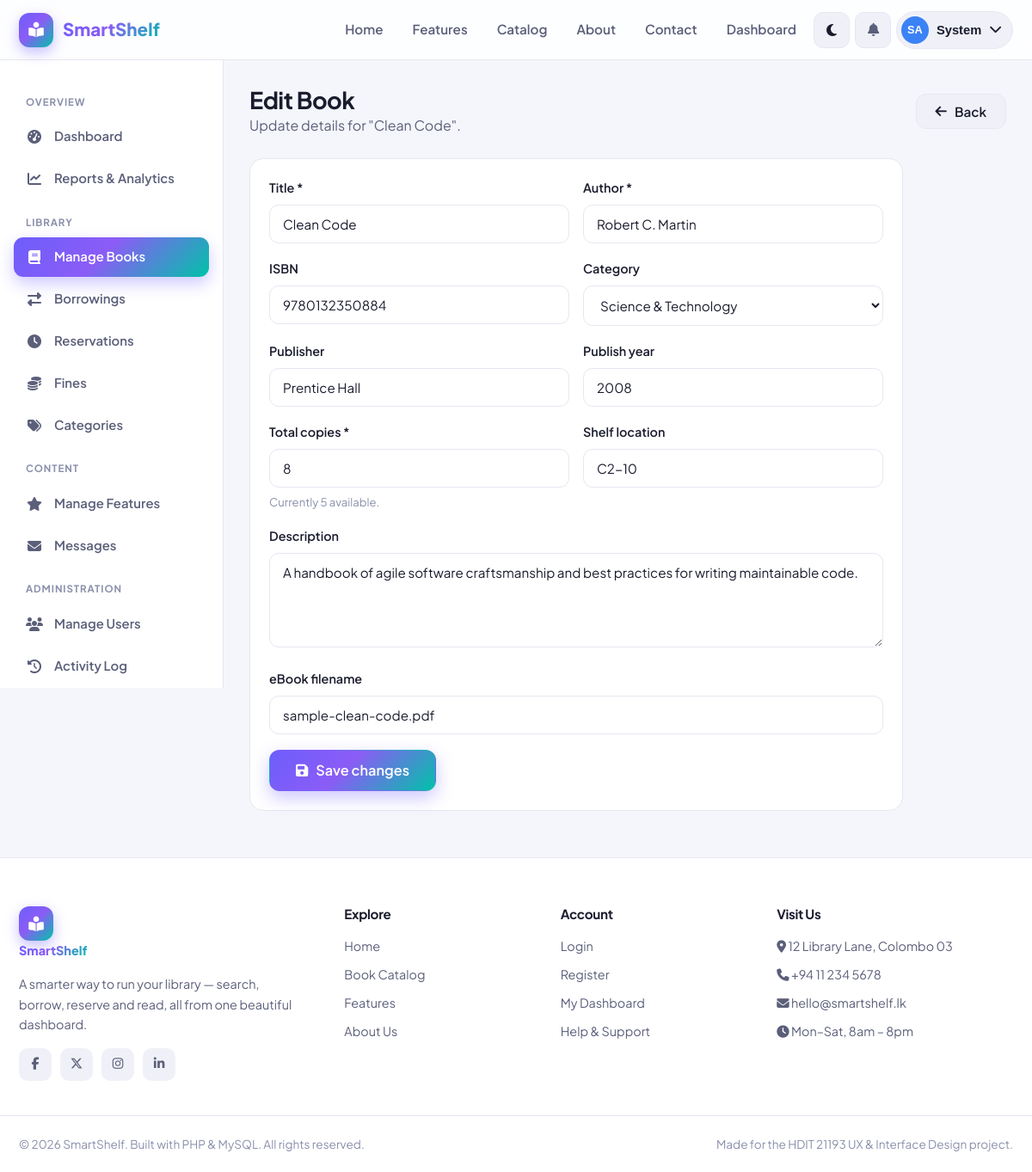
The app's page /edit_book.php?id=2 (signed in) with its own data.
### tables this page shows
CREATE TABLE `books` (
  `book_id`          INT(11) NOT NULL AUTO_INCREMENT,
  `title`            VARCHAR(200) NOT NULL,
  `author`           VARCHAR(150) NOT NULL,
  `isbn`             VARCHAR(20) DEFAULT NULL,
  `category_id`      INT(11) DEFAULT NULL,
  `description`      TEXT DEFAULT NULL,
  `publisher`        VARCHAR(150) DEFAULT NULL,
  `publish_year`     INT(4) DEFAULT NULL,
  `total_copies`     INT(11) NOT NULL DEFAULT 1,
  `available_copies` INT(11) NOT NULL DEFAULT 1,
  `shelf_location`   VARCHAR(50) DEFAULT NULL,
  `cover_image`      VARCHAR(255) DEFAULT NULL,
  `ebook_file`       VARCHAR(255) DEFAULT NULL,
  `rating`           DECIMAL(2,1) NOT NULL DEFAULT 0.0,
  `views`            INT(11) NOT NULL DEFAULT 0,
  `borrow_count`     INT(11) NOT NULL DEFAULT 0,
  `created_at`       TIMESTAMP NOT NULL DEFAULT CURRENT_TIMESTAMP,
  PRIMARY KEY (`book_id`),
  KEY `category_id` (`category_id`),
  CONSTRAINT `fk_books_category` FOREIGN KEY (`category_id`)
    REFERENCES `categories` (`category_id`) ON DELETE SET NULL
);

CREATE TABLE `categories` (
  `category_id`  INT(11) NOT NULL AUTO_INCREMENT,
  `name`         VARCHAR(100) NOT NULL,
  `description`  VARCHAR(255) DEFAULT NULL,
  `icon`         VARCHAR(60) DEFAULT 'fa-book',
  `created_at`   TIMESTAMP NOT NULL DEFAULT CURRENT_TIMESTAMP,
  PRIMARY KEY (`category_id`),
  UNIQUE KEY `name` (`name`)
);

### functions.php (called while the page is built, shortened)
<?php
require_once __DIR__ . '/config.php';
function e($value)
{
    return htmlspecialchars($value ?? '', ENT_QUOTES, 'UTF-8');
}
function db_select($sql, $types = '', $params = [])
{
    global $conn;
    $stmt = $conn->prepare($sql);
    if ($types) {
        $stmt->bind_param($types, ...$params);
    }
    $stmt->execute();
    $result = $stmt->get_result();
    $rows = $result ? $result->fetch_all(MYSQLI_ASSOC) : [];
    return $rows;
}
function db_select_one($sql, $types = '', $params = [])
{
    $rows = db_select($sql, $types, $params);
    return $rows[0] ?? null;
}

### edit_book.php (the view, shortened to what this page needs)
<?php
require_once __DIR__ . '/../includes/functions.php';
$bookId = (int) ($_GET['id'] ?? 0);
$book = db_select_one("SELECT * FROM books WHERE book_id = ?", 'i', [$bookId]);
$categories = db_select("SELECT * FROM categories ORDER BY name");
require_once __DIR__ . '/../includes/header.php';
?>
<div class="dash">
    <?php require_once __DIR__ . '/../includes/admin_sidebar.php'; ?>
    <div class="dash-main">
        <div class="dash-header">
            <div><h1>Edit Book</h1><p class="text-soft">Update details for "<?= e($book['title']) ?>".</p></div>
            <a href="<?= BASE_URL ?>admin/manage_books.php" class="btn btn-ghost"><i class="fa-solid fa-arrow-left"></i> Back</a>
        </div>
        <div class="panel" style="max-width:760px">
            <div class="panel-body">
                <form method="post" data-validate novalidate>
                    <div class="form-row">
                        <div class="form-group"><label for="title">Title *</label>
                            <input type="text" id="title" name="title" value="<?= e($book['title']) ?>" required>
                        </div>
                        <div class="form-group"><label for="author">Author *</label>
                            <input type="text" id="author" name="author" value="<?= e($book['author']) ?>" required>
                        </div>
                    </div>
                    <div class="form-row">
                        <div class="form-group"><label for="isbn">ISBN</label>
                            <input type="text" id="isbn" name="isbn" value="<?= e($book['isbn']) ?>"></div>
                        <div class="form-group"><label for="category_id">Category</label>
                            <select id="category_id" name="category_id">
                                <?php foreach ($categories as $c): ?>
                                    <option value="<?= $c['category_id'] ?>" <?= $book['category_id'] == $c['category_id'] ? 'selected' : '' ?>><?= e($c['name']) ?></option>
                                <?php endforeach; ?>
                            </select>
                        </div>
                    </div>
                    <div class="form-row">
                        <div class="form-group"><label for="publisher">Publisher</label>
                            <input type="text" id="publisher" name="publisher" value="<?= e($book['publisher']) ?>"></div>
                        <div class="form-group"><label for="publish_year">Publish year</label>
                            <input type="number" id="publish_year" name="publish_year" value="<?= e($book['publish_year']) ?>"></div>
                    </div>
                    <div class="form-row">
                        <div class="form-group"><label for="total_copies">Total copies *</label>
                            <input type="number" id="total_copies" name="total_copies" value="<?= e($book['total_copies']) ?>" min="1" required>
                            <div class="form-hint">Currently <?= (int)$book['available_copies'] ?> available.</div>
                        </div>
                        <div class="form-group"><label for="shelf_location">Shelf location</label>
                            <input type="text" id="shelf_location" name="shelf_location" value="<?= e($book['shelf_location']) ?>"></div>
                    </div>
                    <div class="form-group"><label for="description">Description</label>
                        <textarea id="description" name="description"><?= e($book['description']) ?></textarea></div>
                    <div class="form-group"><label for="ebook_file">eBook filename</label>
                        <input type="text" id="ebook_file" name="ebook_file" value="<?= e($book['ebook_file']) ?>" placeholder="book.pdf"></div>
                    <button class="btn btn-primary btn-lg"><i class="fa-solid fa-floppy-disk"></i> Save changes</button>
                </form>
            </div>
        </div>
    </div>
</div>
<?php require_once __DIR__ . '/../includes/footer.php'; ?>

### style.css (style rules this page uses)
:root { --brand: #6d5efc; --brand-2: #00c2a8; --brand-grad: linear-gradient(135deg, #6d5efc 0%, #8b5cf6 45%, #00c2a8 100%); --brand-soft: rgba(109, 94, 252, 0.12); --bg: #f5f6fb; --surface: #ffffff; --surface-2: #f0f1f8; --border: #e6e8f0; --text: #1a1c2e; --text-soft: #5b5f7a; --text-mute: #8a8fab; --green: #10b981; --green-soft: rgba(16, 185, 129, 0.13); --amber: #f59e0b; --amber-soft: rgba(245, 158, 11, 0.14); --red: #ef4444; --red-soft: rgba(239, 68, 68, 0.13); --blue: #3b82f6; --blue-soft: rgba(59, 130, 246, 0.13); --radius: 16px; --radius-sm: 10px; --radius-lg: 24px; --shadow-sm: 0 1px 2px rgba(20, 22, 50, 0.06), 0 2px 8px rgba(20, 22, 50, 0.04); --shadow: 0 4px 14px rgba(20, 22, 50, 0.08); --shadow-lg: 0 18px 48px rgba(20, 22, 50, 0.16); --nav-h: 70px; --maxw: 1200px; --font: 'Plus Jakarta Sans', 'Inter', system-ui, sans-serif; --transition: 0.25s cubic-bezier(0.4, 0, 0.2, 1); }
*, *::before, *::after { box-sizing: border-box; margin: 0; padding: 0; }
html { scroll-behavior: smooth; }
body { font-family: var(--font); background: var(--bg); color: var(--text); line-height: 1.6; -webkit-font-smoothing: antialiased; transition: background var(--transition), color var(--transition); min-height: 100vh; display: flex; flex-direction: column; }
a { color: inherit; text-decoration: none; }
h1, h2, h3, h4 { line-height: 1.2; font-weight: 700; letter-spacing: -0.02em; }
.btn { display: inline-flex; align-items: center; justify-content: center; gap: 9px; padding: 12px 22px; border-radius: 12px; font-family: var(--font); font-weight: 600; font-size: 0.95rem; cursor: pointer; border: 1px solid transparent; transition: var(--transition); white-space: nowrap; line-height: 1; }
.btn-lg { padding: 15px 30px; font-size: 1.02rem; }
.btn-primary { background: var(--brand-grad); color: #fff; box-shadow: 0 8px 20px rgba(109, 94, 252, 0.35); }
.btn-ghost { background: var(--surface-2); color: var(--text); border-color: var(--border); }
.form-group { margin-bottom: 18px; }
.form-group label { display: block; font-weight: 600; font-size: 0.9rem; margin-bottom: 8px; color: var(--text); }
.form-control, input[type="text"], input[type="email"], input[type="password"], input[type="number"], input[type="date"], input[type="search"], input[type="tel"], select, textarea { width: 100%; padding: 12px 15px; border: 1px solid var(--border); border-radius: 11px; background: var(--surface); color: var(--text); font-family: var(--font); font-size: 0.95rem; transition: var(--transition); }
textarea { resize: vertical; min-height: 110px; }
.form-hint { font-size: 0.82rem; color: var(--text-mute); margin-top: 6px; }
.form-row { display: grid; grid-template-columns: 1fr 1fr; gap: 16px; }
.dash { display: grid; grid-template-columns: 260px 1fr; min-height: calc(100vh - var(--nav-h)); }
.dash-main { padding: 30px; overflow-x: hidden; }
.dash-header { display: flex; align-items: center; justify-content: space-between; flex-wrap: wrap; gap: 16px; margin-bottom: 26px; }
.dash-header h1 { font-size: 1.7rem; }
.dash-header p { color: var(--text-soft); }
.panel { background: var(--surface); border: 1px solid var(--border); border-radius: var(--radius); margin-bottom: 24px; }
.panel-body { padding: 22px; }
.text-soft { color: var(--text-soft); }

### records on screen
books: title "Clean Code", author "Robert C. Martin", isbn "9780132350884", category_id "Science & Technology", publisher "Prentice Hall", publish_year "2008", total_copies "8", available_copies "5", shelf_location "C2-10", description "A handbook of agile software craftsmanship and best practices for writing maintainable code.", ebook_file "sample-clean-code.pdf"

### other values on screen
SITE_NAME "SmartShelf"
initials($_SESSION['fullname']) "SA"
explode(' ', $_SESSION['fullname'])[0] "System"
